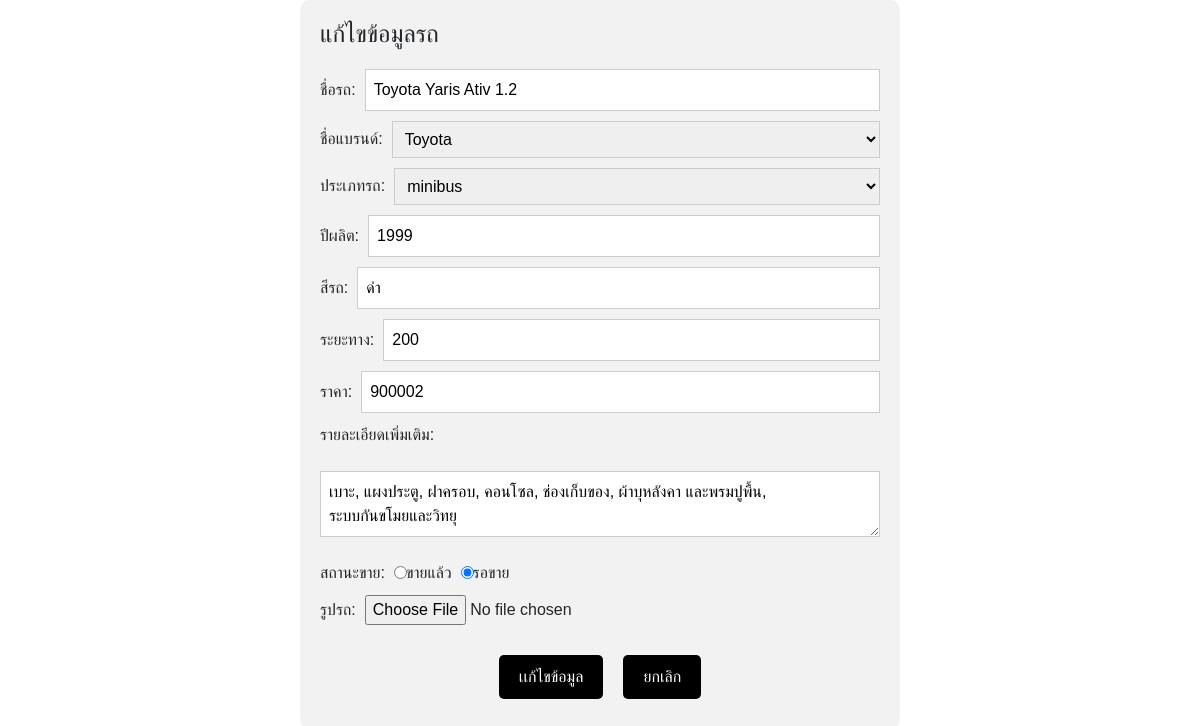
The page /carsales-main/editcars_admin.php?ac=edit&id=5 on the database its author committed.
### tables this page shows
CREATE TABLE `car` (
  `carName` varchar(50) NOT NULL,
  `brandID` varchar(4) NOT NULL,
  `typeCarID` varchar(4) NOT NULL,
  `produceYear` int(4) NOT NULL,
  `color` varchar(20) NOT NULL,
  `distance` int(30) NOT NULL,
  `price` int(10) NOT NULL,
  `tankID` varchar(20) NOT NULL,
  `engineID` varchar(20) NOT NULL,
  `moreInfo` varchar(100) NOT NULL,
  `picture` text NOT NULL,
  `vehicleID` varchar(20) NOT NULL,
  `statusID` varchar(4) NOT NULL,
  `carID` int(11) NOT NULL
);

### carsales-main/editcars_admin.php (the view, shortened to what this page needs)
<?php
include("./connnect.php");
$car = $conn->query("SELECT * FROM car WHERE carID ='" . $_REQUEST['id'] . "'")->fetch_object();
$brandSql = $conn->query("SELECT * FROM brand");
$brands = [];
while ($brand = $brandSql->fetch_object()) {
    $brands[] = $brand;
}
$typeCarSql = $conn->query("SELECT * FROM typecar");
$typeCars = [];
while ($typeCar = $typeCarSql->fetch_object()) {
    $typeCars[] = $typeCar;
}
?>
<!DOCTYPE html>
<html lang="en">
<head>
    <link rel="stylesheet" href="https://cdnjs.cloudflare.com/ajax/libs/font-awesome/6.5.1/css/all.min.css" />
    <link rel="stylesheet" href="https://cdn.jsdelivr.net/npm/bootstrap@5.3.3/dist/css/bootstrap.min.css">
    <link rel="stylesheet" href="stlye_admin_car.css">
</head>
<body>
    <div class="container_car">
        <h4>แก้ไขข้อมูลรถ</h4>
        <form action="actions/ac_car.php?ac=edit" method="POST" enctype="multipart/form-data" id="edit" onsubmit="return edit()">
            <div class="input-group">
                <label for="car-name">ชื่อรถ:</label>
                <input type="text" id="car-name" value="<?php echo $car->carName; ?>" name="carName">
            </div>
            <div class="input-group">
                <label for="brand">ชื่อแบรนด์:</label>
                <select id="brand" value="<?php echo $car->brandID; ?>" name="brand">
                    <?php foreach ($brands as $key => $brand) { ?>
                        <option value="<?php echo  $brand->brandID ?>"><?php echo $brand->brandName ?></option>
                    <?php } ?>
                </select>
            </div>
            <div class="input-group">
                <label for="car-type">ประเภทรถ:</label>
                <select id="car-type" value="<?php echo $car->typeCarID; ?>" name="carType">
                    <?php foreach ($typeCars as $key => $type) { ?>
                        <option value="<?php echo  $type->typeCarID ?>"><?php echo $type->typeCarName ?></option>
                    <?php } ?>
                </select>
            </div>
            <div class="input-group">
                <label for="manufacture-year">ปีผลิต:</label>
                <input type="number" id="manufacture-year" name="year" min="1900" max="2099" value="<?php echo $car->produceYear; ?>">
            </div>
            <div class="input-group">
                <label for="car-color">สีรถ:</label>
                <input type="text" id="car-color" value="<?php echo $car->color; ?>" name="color">
            </div>
            <div class="input-group">
                <label for="mileage">ระยะทาง:</label>
                <input type="number" id="mileage" name="distance" value="<?php echo $car->distance; ?>">
            </div>
            <div class="input-group">
                <label for="price">ราคา:</label>
                <input type="number" id="price" value="<?php echo $car->price; ?>" name="price">
            </div>
            <label for="additional-info">รายละเอียดเพิ่มเติม:</label><br>
            <textarea id="additional-info" name="info"><?php echo $car->moreInfo; ?></textarea><br>
            <div class="input-group">
                <label for="sale-status">สถานะขาย:</label>
                <?php if ($car->statusID == 1) { ?>
                    <input type="radio" id="sold" name="status" value="1" checked>
                <?php } else { ?>
                    <input type="radio" id="sold" name="status" value="1">
                <?php } ?>
                <label for="sold">ขายแล้ว</label>
                <?php if ($car->statusID == 2) { ?>
                    <input type="radio" id="sold" name="status" value="2" checked>
                <?php } else { ?>
                    <input type="radio" id="sold" name="status" value="2">
                <?php } ?>
                <label for="unsold">รอขาย</label>
            </div>
            <div class="input-group">
                <label for="car-image">รูปรถ:</label>
                <input type="file" id="car-image" name="carImage">
            </div>
            <div class="button-group2">
                <button type="submit">เเก้ไขข้อมูล</button>
                <button type="reset"><a href="cars_admin.php">ยกเลิก</a></button>
            </div>
        </form>
    </div>
</body>
</html>

### carsales-main/stlye_admin_car.css (style rules this page uses)
body { margin: 0; font-family: Arial, sans-serif; }
.container_car { max-width: 600px; margin: 0 auto; padding: 20px; background-color: #f2f2f2; border-radius: 10px; }
.container_car h4 { margin-bottom: 20px; }
.container_car form { display: flex; flex-direction: column; }
.container_car .input-group { display: flex; align-items: center; margin-bottom: 10px; }
.container_car label { margin-right: 10px; }
.container_car input[type="text"], .container_car input[type="number"], .container_car select, .container_car textarea { flex: 1; padding: 8px; border: 1px solid #ccc; }
.button-group2 { display: flex; justify-content: center; margin-top: 10px; }
.button-group2 button { padding: 10px 20px; border: none; border-radius: 5px; background-color: #000000; color: white; font-size: 16px; cursor: pointer; margin: 10px; }
.button-group2 button a { color: white; text-decoration: none; width: 180px; }

### rows shown on the page
car: carName "Toyota Yaris Ativ 1.2", year "1999", color "ดำ", distance "200", price "900002", info "เบาะ, แผงประตู, ฝาครอบ, คอนโซล, ช่องเก็บของ, ผ้าบุหลังคา และพรมปูพื้น, ระบบกันขโมยและวิทยุ"

### other values the page prints
form field brand "Toyota"
form field carType "minibus"
